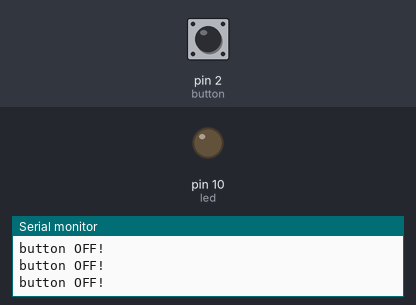
Bench run of a sketch on a simulated Arduino Uno, built with avr-gcc and run on an emulated ATmega328P. Shown: output pins drawn as LEDs (lit = HIGH), the last lines printed to the serial monitor. Inputs (shaded band) come from the test bench; at power-on: pin 2 (button) LOW.

Above: at 1.2 s.
1.3 s: pin 2 (button) pulled HIGH for 0.15 s
At 1.4 s:
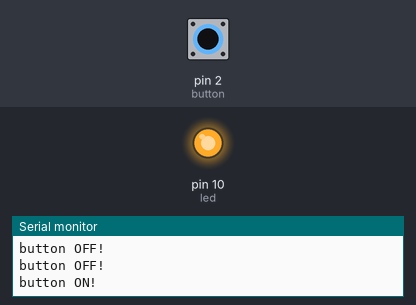
3.0 s: pin 2 (button) pulled HIGH for 3.2 s
At 7.0 s:
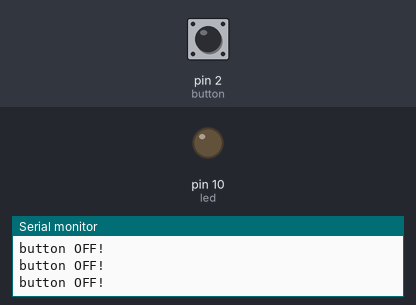
Timing chart, 0 to 8.5 s (numbered marks = the images above; inputs shaded):
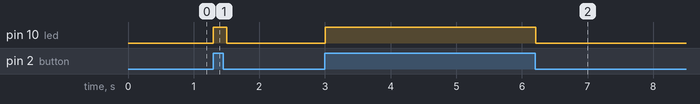

The sketch:

LED_Button.ino
```cpp
int led = 10;
int button = 2;

void setup() {
  //led는 출력핀으로 설정
  pinMode(led, OUTPUT);
  //button은 입력으로 설정
  pinMode(button, INPUT);
  //시리얼 통신 추가
  Serial.begin(9600); // 속도는 9600

}

void loop() {
  if(digitalRead(button)==HIGH){
    digitalWrite(led,HIGH);
    Serial.println("button ON!");
  }
  else
  {
    digitalWrite(led, LOW);
    Serial.println("button OFF!");
  }
  delay(100); //0.1초

}
```

Measured:
- after the input at 1.3 s, pin 10 (led): LOW → HIGH at once, → LOW 0.20 s later
- after the input at 3.0 s, pin 10 (led): LOW → HIGH at once, → LOW 3.2 s later
